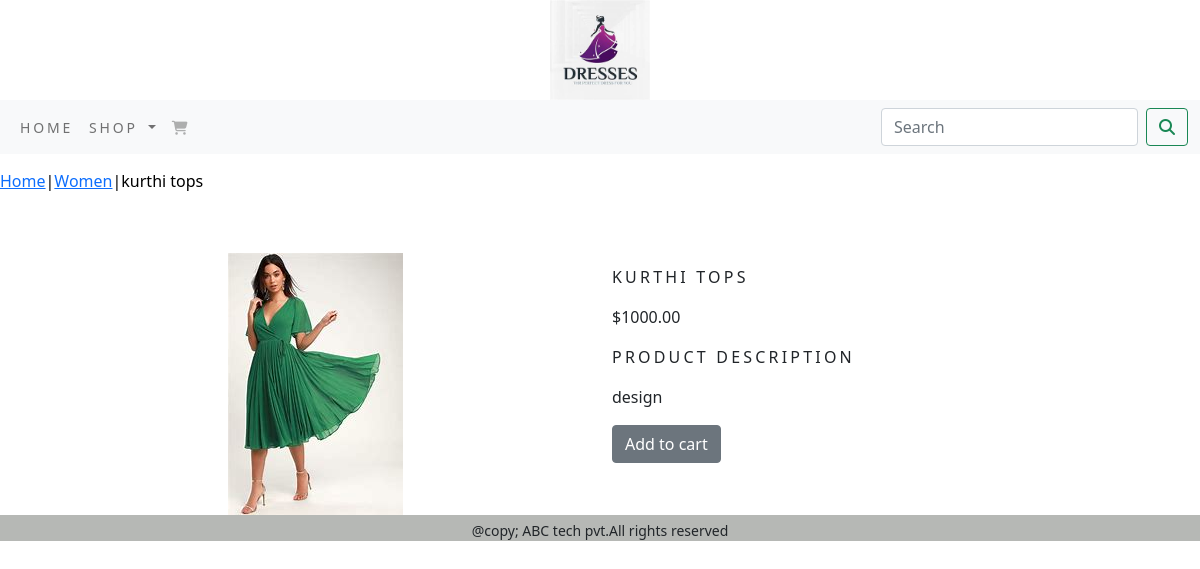
Page /women/kurthi-tops/ on the committed database.
### ecommerce_app/models.py (models this page shows, shortened)
class Product(models.Model):
    name = models.CharField(max_length=250, unique=True)
    slug = models.SlugField(max_length=250, unique=True)
    description = models.TextField(blank=True)
    price = models.DecimalField(max_digits=10, decimal_places=2)
    category = models.ForeignKey(Category, on_delete=models.CASCADE)
    image = models.ImageField(upload_to="product", blank=True)
    stock=models.IntegerField(default=0)
    available = models.BooleanField(default=True)
    created = models.DateTimeField(auto_now_add=True)
    updated = models.DateTimeField(auto_now=True)
    class Meta:
        ordering = ('name',)
        verbose_name = 'product'
        verbose_name_plural = 'products'

class Category(models.Model):
    name = models.CharField(max_length=250, unique=True)
    slug = models.SlugField(max_length=250, unique=True)
    description = models.TextField(blank=True)
    image = models.ImageField(upload_to='category')
    class Meta:
        ordering = ('name',)
        verbose_name = 'category'
        verbose_name_plural = 'categories'
    def get_url(self):
        return reverse('ecommerce_app:product_by_category', args=[self.slug])
    def __str__(self):
        return '{}'.format(self.name)

### ecommerce_app/views.py (the view)
# urls.py: path('<slug:c_slug>/<slug:product_slug>/', views.proDetail, name='product_category_detail'),
def proDetail(request,c_slug,product_slug):
    try:
         product=Product.objects.get(category__slug=c_slug , slug=product_slug)
    except Exception as e:
        raise e
    return render(request,'product.html',{'product':product})

### ecommerce_app/context_processors.py (called while the page is built)
def menu_links(request):
    links=Category.objects.all()
    return dict(links=links)

### templates/product.html (shortened to what this page needs)
{% extends 'base.html' %}
{% load static %}
{% block content %}
<div class=" my_prod_row_class" >
    <div class="mx_auto">
        <p> <a href="{% url 'ecommerce_app:allProducts' %}">Home</a>|<a href="{{product.category.get_url}}">{{product.category}}</a>|{{product.name }}</p>
    </div >
</div>
<div class="container">
 <br>
 <div class="row">
    <div class="col-12 col-sm-12 col-md-12 col-lg-6 text-center">
        <div>
        <div style="min-width:  18rem">
            <img src="{{product.image.url}}" alt="{{product.name}}">
        </div>
       </div>
    </div>
     <div class="col-12 col-sm-12 col-md-12 col-lg-6">
         <div>
        <h1 class="my_prod_title">{{product.name}}</h1>
        <p>${{product.price}}</p>
        <p class="my_title">Product Description</p>
        <p class="text-justify my_prod_text">{{product.description}}</p>
        {% if product.stock <= 0  %}
        <p class="text-justify my-prod-text"><b>Out of stock</b></p>
        {% else %}
        <a class="btn btn-secondary" href="{% url 'cart:add_cart' product.id %}">Add to cart</a>
        {% endif %}
      </div>
     </div>
</div>
</div>
{% endblock %}

### static/css/custom.css (style rules this page uses)
body { font-family: 'Roboto', sans-serif; }
.my_prod_title { font-size:16px; text-transform:uppercase; letter-spacing:.2em; padding-top:15px; padding-bottom:10px; }
.my_prod_text { padding-right:26px; }
.my_title { font-size:16px; text-transform:uppercase; letter-spacing:.2em; }
.my_prod_row_class { padding-top:15px; padding-bottom:20px }
.my_prod_row_class .mx_auto { color:#000; fond-size:12px; text-decoration:none }

### rows in the picture
Product: category "Women", name "kurthi tops", image (picture), name "KURTHI TOPS", price "1000.00", description "design"
